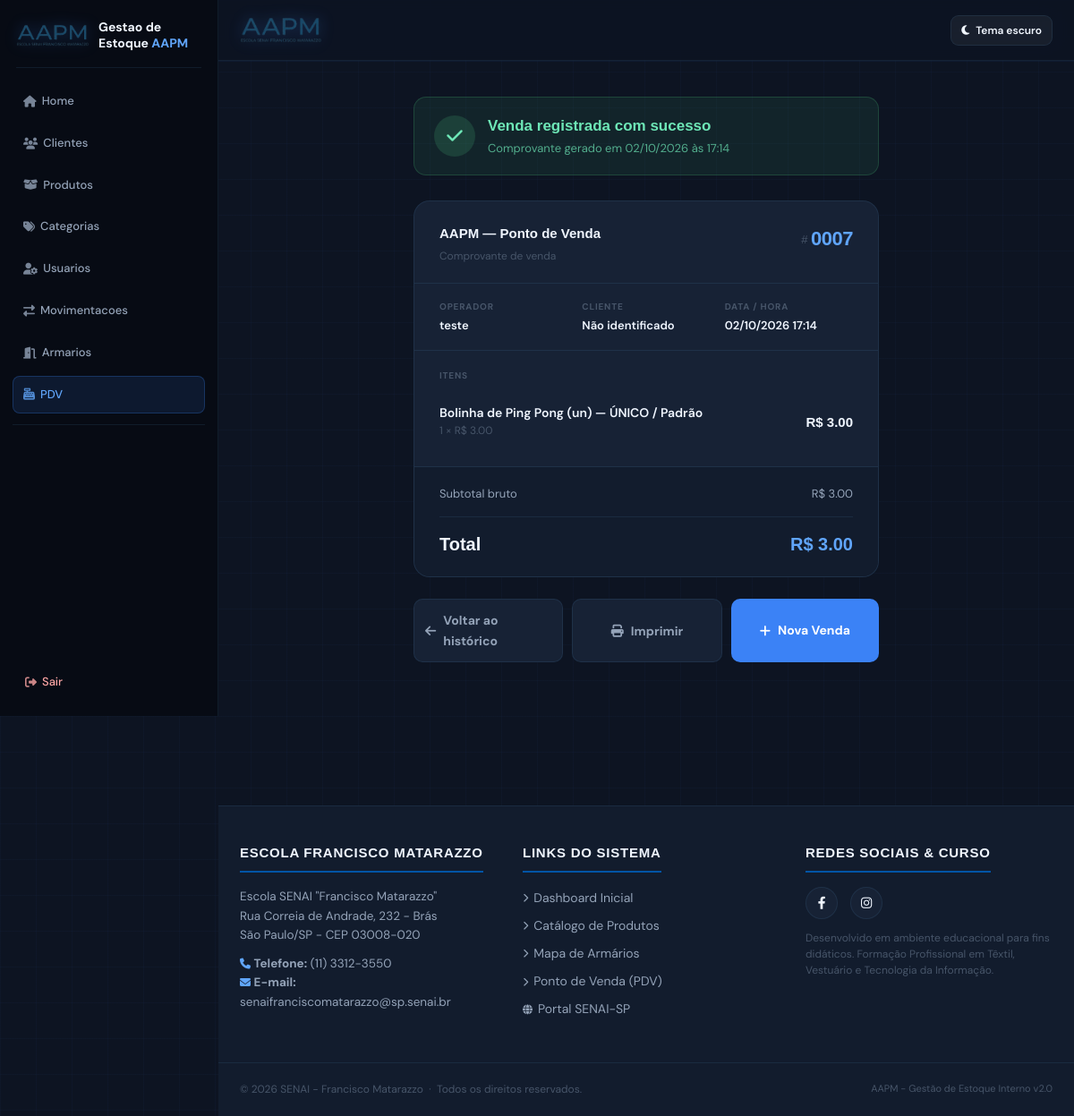
/pdv/venda/7 (signed in), run on an earlier commit of the app's database.
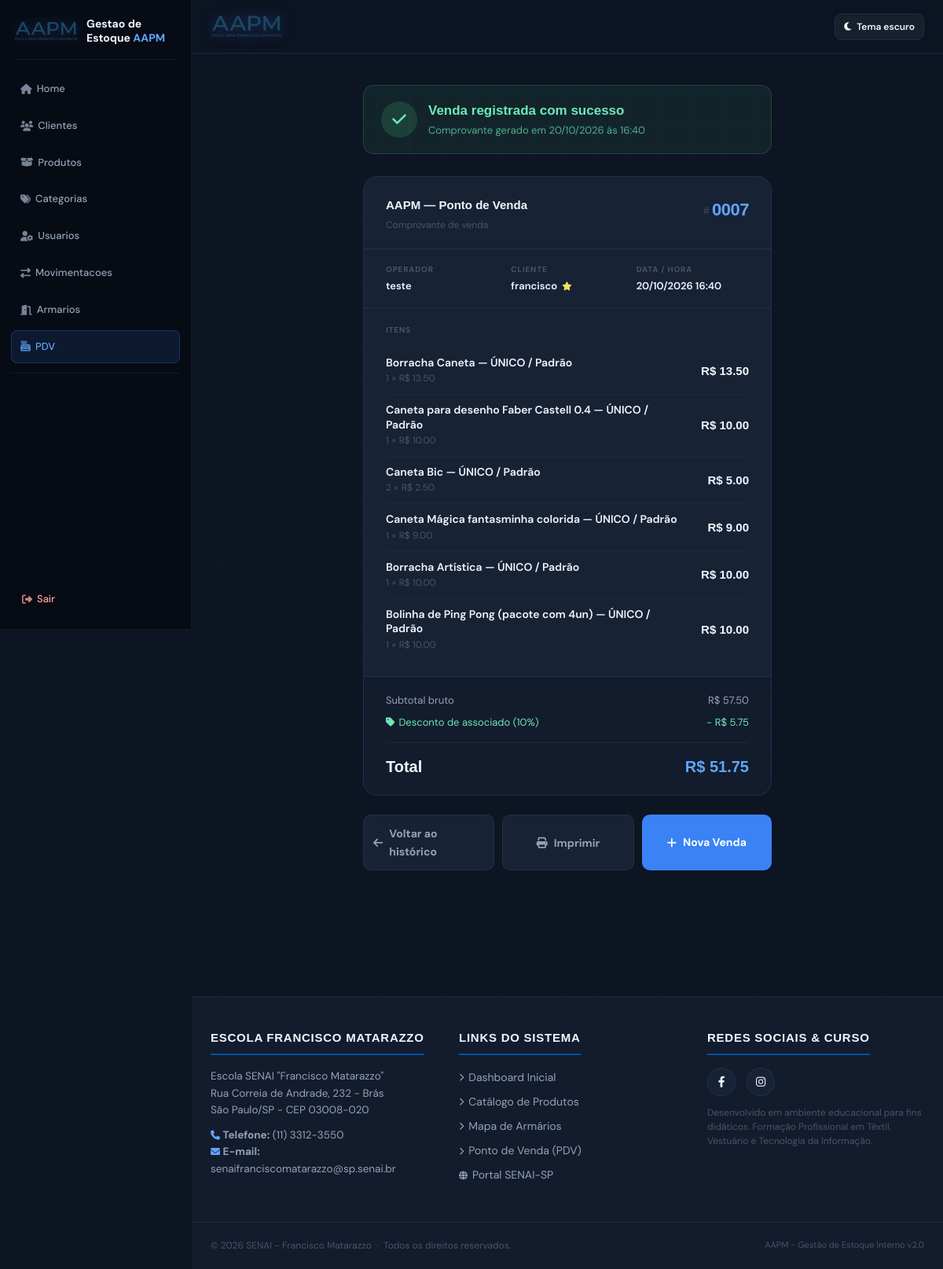
And on a later commit of the database.
### app/models/venda.py (models this page shows, shortened)
class Venda(Base):
    __tablename__ = "vendas"
    id         = Column(Integer, primary_key=True, index=True)
    cliente_id = Column(
        Integer,
        ForeignKey("clientes.id", ondelete="SET NULL"),
        nullable=True
    )
    usuario_id = Column(
        Integer,
        ForeignKey("usuarios.id", ondelete="SET NULL"),
        nullable=True
    )
    desconto_percentual = Column(Float, nullable=False, default=0.0)
    total_bruto  = Column(Float, nullable=False, default=0.0)
    total_liquido = Column(Float, nullable=False, default=0.0)
    observacao = Column(String(255), nullable=True)
    criado_em = Column(DateTime, server_default=func.now())
    cliente = relationship("Cliente", back_populates="vendas")
    usuario = relationship("Usuario", backref="vendas")
    itens   = relationship(
        "ItemVenda",
        back_populates="venda",
        cascade="all, delete-orphan"  # deleta itens se a venda for deletada
    )

class ItemVenda(Base):
    __tablename__ = "itens_venda"
    id         = Column(Integer, primary_key=True, index=True)
    venda_id   = Column(
        Integer,
        ForeignKey("vendas.id", ondelete="CASCADE"),
        nullable=False
    )
    produto_id = Column(
        Integer,
        ForeignKey("produtos.id", ondelete="SET NULL"),
        nullable=True
    )
    produto_nome   = Column(String(150), nullable=False)
    quantidade     = Column(Integer, nullable=False)
    preco_unitario = Column(Float, nullable=False)   # preço no momento da venda
    venda   = relationship("Venda", back_populates="itens")
    produto = relationship("Produto", backref="itens_venda")

### app/models/cliente.py (models this page shows, shortened)
class Cliente(Base):
    __tablename__ = "clientes"
    id         = Column(Integer, primary_key=True, index=True)
    nome       = Column(String(150), nullable=False, index=True)
    email      = Column(String(150), nullable=True)
    telefone   = Column(String(20), nullable=True)
    is_associado = Column(Boolean, default=False, nullable=False)
    ativo      = Column(Boolean, default=True)
    criado_em  = Column(DateTime, server_default=func.now())
    vendas = relationship("Venda", back_populates="cliente")

### app/controllers/pdv_controller.py (the view)
@router.get("/venda/{venda_id}")
def detalhe_venda(
    venda_id: int,
    request: Request,
    db: Session = Depends(get_db),
    usuario = Depends(get_usuario_logado)
):
    venda = db.query(Venda).filter(Venda.id == venda_id).first()
    if not venda:
        return RedirectResponse(url="/pdv", status_code=302)
    return templates.TemplateResponse(
        request,
        "pdv/comprovante.html",
        {"request": request, "usuario": usuario, "venda": venda}
    )

### app/templates/pdv/comprovante.html (shortened to what this page needs)
{% extends "base.html" %}
{% block content %}
<div class="comp-wrap">
    <div class="status-bar">
        <div class="status-icon"><i class="fas fa-check"></i></div>
        <div class="status-text">
            <h2>Venda registrada com sucesso</h2>
            <p>Comprovante gerado em {{ venda.criado_em.strftime('%d/%m/%Y às %H:%M') }}</p>
        </div>
    </div>
    <div class="comp-card">
        <div class="comp-cabecalho">
            <div class="comp-cabecalho-left">
                <h3>AAPM — Ponto de Venda</h3>
                <p>Comprovante de venda</p>
            </div>
            <div class="comp-numero">
                <span>#</span>{{ "%04d"|format(venda.id) }}
            </div>
        </div>
        <div class="comp-meta">
            <div class="meta-item">
                <label>Operador</label>
                <p>{{ venda.usuario.nome if venda.usuario else '—' }}</p>
            </div>
            <div class="meta-item">
                <label>Cliente</label>
                <p>
                    {% if venda.cliente %}
                        {{ venda.cliente.nome }}
                        {% if venda.cliente.is_associado %}
                            <i class="fas fa-star" style="color:#f6e05e;font-size:11px;margin-left:3px;" title="Associado"></i>
                        {% endif %}
                    {% else %}
                        Não identificado
                    {% endif %}
                </p>
            </div>
            <div class="meta-item">
                <label>Data / Hora</label>
                <p>{{ venda.criado_em.strftime('%d/%m/%Y %H:%M') }}</p>
            </div>
        </div>
        <div class="itens-lista">
            <div class="itens-lista-titulo">Itens</div>
            {% for item in venda.itens %}
            <div class="item-row">
                <div class="item-row-left">
                    <div class="item-row-nome">{{ item.produto_nome }}</div>
                    <div class="item-row-detalhe">
                        {{ item.quantidade }} × R$ {{ "%.2f"|format(item.preco_unitario) }}
                    </div>
                </div>
                <div class="item-row-subtotal">
                    R$ {{ "%.2f"|format(item.quantidade * item.preco_unitario) }}
                </div>
            </div>
            {% endfor %}
        </div>
        <div class="totais-bloco">
            <div class="tot-linha">
                <span>Subtotal bruto</span>
                <span>R$ {{ "%.2f"|format(venda.total_bruto) }}</span>
            </div>
            {% if venda.desconto_percentual and venda.desconto_percentual > 0 %}
            <div class="tot-linha desconto">
                <span><i class="fas fa-tag" style="margin-right:5px;"></i>Desconto de associado ({{ venda.desconto_percentual|int }}%)</span>
                <span>− R$ {{ "%.2f"|format(venda.total_bruto - venda.total_liquido) }}</span>
            </div>
            {% endif %}
            <div class="tot-linha final">
                <span>Total</span>
                <span>R$ {{ "%.2f"|format(venda.total_liquido) }}</span>
            </div>
        </div>
    </div>
    <div class="comp-acoes">
        <a href="/pdv/historico" class="btn-acao secondary">
            <i class="fas fa-arrow-left"></i> Voltar ao histórico
        </a>
        <button class="btn-acao secondary" onclick="window.print()">
            <i class="fas fa-print"></i> Imprimir
        </button>
        <a href="/pdv" class="btn-acao primary" onclick="sessionStorage.removeItem('pdv-carrinho')">
            <i class="fas fa-plus"></i> Nova Venda
        </a>
    </div>
</div>
{% endblock %}

What changed in the data, as far as the page shows it:
changed Venda "0007": criado_em "02/10/2026 às 17:14" → "20/10/2026 às 16:40"; criado_em "02/10/2026 17:14" → "20/10/2026 16:40"; total_bruto "3.00" → "57.50"; desconto_percentual (not shown) → "10"; venda.total_bruto-venda.total_liquido (not shown) → "5.75"; total_liquido "3.00" → "51.75"
now on this page (row unchanged): Cliente: cliente.nome "francisco"
changed ItemVenda: produto_nome "Bolinha de Ping Pong (un) — ÚNICO / Padrão" → "Borracha Caneta — ÚNICO / Padrão"; preco_unitario "3.00" → "13.50"; item.quantidade*item.preco_unitario "3.00" → "13.50"
now on this page (row edited): ItemVenda: produto_nome "Caneta para desenho Faber Castell 0.4 — ÚNICO / Padrão", quantidade "1", preco_unitario "10.00", item.quantidade*item.preco_unitario "10.00"
added ItemVenda: produto_nome "Caneta Bic — ÚNICO / Padrão", quantidade "2", preco_unitario "2.50", item.quantidade*item.preco_unitario "5.00"
added ItemVenda: produto_nome "Caneta Mágica fantasminha colorida — ÚNICO / Padrão", quantidade "1", preco_unitario "9.00", item.quantidade*item.preco_unitario "9.00"
added ItemVenda: produto_nome "Borracha Artística — ÚNICO / Padrão", quantidade "1", preco_unitario "10.00", item.quantidade*item.preco_unitario "10.00"
added ItemVenda: produto_nome "Bolinha de Ping Pong (pacote com 4un) — ÚNICO / Padrão", quantidade "1", preco_unitario "10.00", item.quantidade*item.preco_unitario "10.00"
Also different on the page:
text no longer shown: "Não identificado"
text now shown: "Desconto de associado ( %) − R$"
